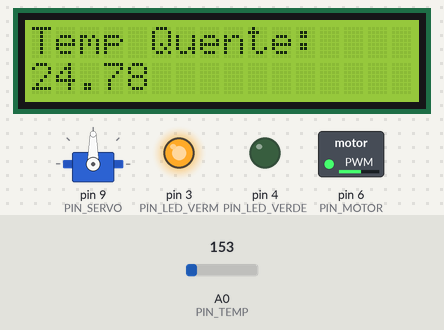
A sketch run on a simulated Arduino Uno, built with avr-gcc and run on an emulated ATmega328P. Parts: servo, 16×2 character LCD, switched loads named in the sketch (green lamp = pin HIGH), output pins drawn as LEDs (lit = HIGH). The inputs (shaded band) are chosen by the test bench; at power-on: A0 (PIN_TEMP) = 153. What the sketch prints to the serial monitor is not drawn.

Above: at 1.2 s.
1.3 s: A0 (PIN_TEMP) set to 174
At 2.0 s:
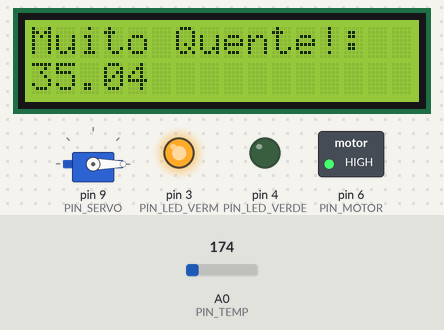
3.4 s: A0 (PIN_TEMP) set to 133
At 5.8 s:
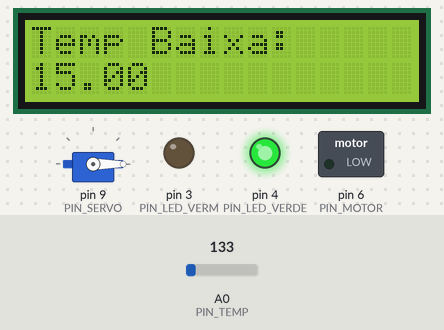
6.1 s: A0 (PIN_TEMP) set to 114
At 6.7 s:
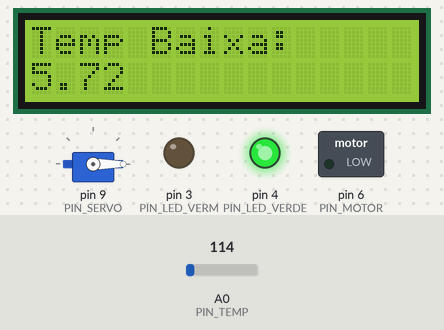
Timing chart, 0 to 9.1 s (numbered marks = the images above; inputs shaded):
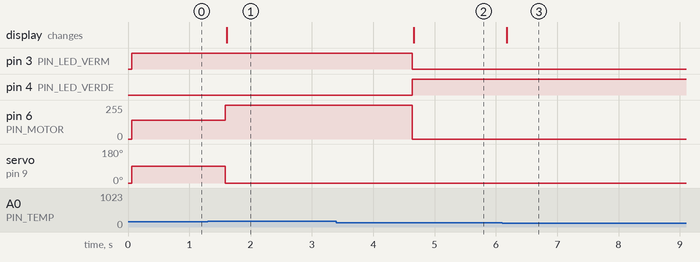

The sketch:

codigo.ino
```cpp
#include <Servo.h>
#include <Adafruit_LiquidCrystal.h>

#define WHITE 0x7

const int PIN_TEMP = A0;
const int PIN_LED_VERM = 3;
const int PIN_LED_VERDE = 4;
const int PIN_MOTOR = 6;
const int PIN_SERVO = 9;

Servo janela;
Adafruit_LiquidCrystal lcd(0);

void setup() {
  Serial.begin(9600);
  pinMode(PIN_LED_VERDE, OUTPUT);
  pinMode(PIN_LED_VERM, OUTPUT);
  pinMode(PIN_MOTOR, OUTPUT);

  janela.attach(PIN_SERVO);
  janela.write(0);

  // Inicialização correta do LCD
  lcd.begin(16, 2);
  lcd.setBacklight(1);
}

float lerTemperatura() {
  int leitura = analogRead(PIN_TEMP);
  float tensao = leitura * (5.0 / 1023.0);
  return (tensao - 0.5) * 100.0;
}

void Lcd(String mensagem, float temperatura) {
  lcd.clear();          // Limpa a tela para evitar resíduos de textos anteriores
  lcd.setCursor(0, 0);  // Posiciona no início da linha 0
  lcd.print(mensagem);
  lcd.setCursor(0, 1);  // Move para a linha 1 para mostrar o valor
  lcd.print(temperatura);
}

void loop() {
  float temp = lerTemperatura();

  Serial.print("Temp: ");
  Serial.println(temp);

  if (temp < 16.0) {
    janela.write(0); // fechada
    analogWrite(PIN_MOTOR, 0);
    digitalWrite(PIN_LED_VERDE, HIGH);
    digitalWrite(PIN_LED_VERM, LOW);
    Lcd("Temp Baixa: ", temp);
  }
  else if (temp <= 22.0) {
    janela.write(45); // aberta parcialmente
    analogWrite(PIN_MOTOR, 0);
    digitalWrite(PIN_LED_VERDE, HIGH);
    digitalWrite(PIN_LED_VERM, LOW);
    Lcd("Temp Ideal: ", temp);
  }
  else if (temp <= 30.0) {
    janela.write(90); // aberta totalmente
    analogWrite(PIN_MOTOR, 140); // velocidade média
    digitalWrite(PIN_LED_VERDE, LOW);
    digitalWrite(PIN_LED_VERM, HIGH);
    Lcd("Temp Quente: ", temp);
  }
  else {
    janela.write(0); // fechada (isola)
    analogWrite(PIN_MOTOR, 255); // velocidade máxima
    digitalWrite(PIN_LED_VERDE, LOW);
    digitalWrite(PIN_LED_VERM, HIGH);
    Lcd("Muito Quente!: ", temp);
  }

  delay(1500);
}
```

Measured:
- the behaviour switches between 163 and 164 on A0 (PIN_TEMP) (found by bisection; images 0 and 1)
- after the input at 1.3 s, pin 6 (PIN_MOTOR): 140/255 → 255/255 after 0.29 s; servo on pin 9 (PIN_SERVO): 90° → 0° after 0.29 s; the display: changes after 0.31 s (image 1)
- after the input at 3.4 s, pin 3 (PIN_LED_VERM): HIGH → LOW after 1.2 s; pin 4 (PIN_LED_VERDE): LOW → HIGH after 1.2 s; pin 6 (PIN_MOTOR): 255/255 → 0/255 after 1.2 s; the display: changes after 1.3 s (image 2)
- after the input at 6.1 s, the display: changes after 0.08 s (image 3)
